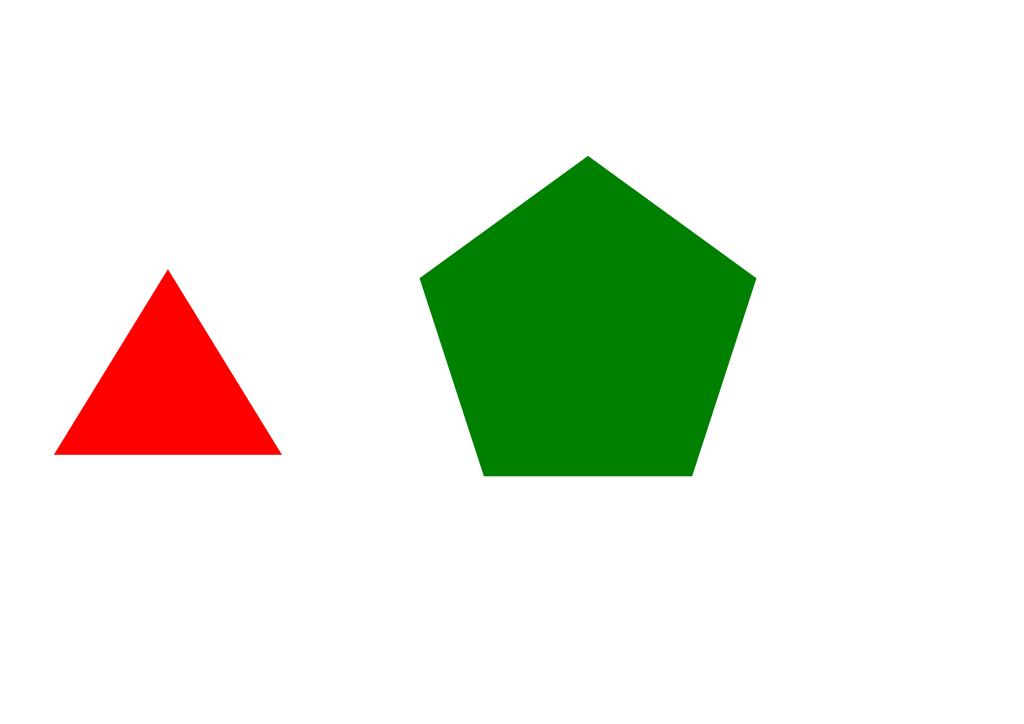
#> input picture task_1a_explore_opencv/Task_1A_Part1/Samples/Sample2.png, 1024 x 724 px
$ python sample.py
#> lines starting #> are read from the running program, lines starting #| are printed output that depends on the picture; after the words box and inside, x2 and y2 are one past the last pixel; in counts of white or black regions, pixels touching at a corner belong together; long printed decimals are rounded
import cv2
#import os
#import imutils
#import numpy as np
def detect(c):
        # initialize the shape name and approximate the contour
        shape = "unidentified"
        peri = cv2.arcLength(c, True)
        approx = cv2.approxPolyDP(c, 0.009 * peri, True)
        cv2.imshow('approx', approx)
        if len(approx) == 3:
            shape = "triangle"
        # if the shape has 4 vertices, it is either a square or
        # a rectangle
        elif len(approx) == 4:
            # compute the bounding box of the contour and use the
            # bounding box to compute the aspect ratio
            (x, y, w, h) = cv2.boundingRect(approx)
            ar = w / float(h)
            # a square will have an aspect ratio that is approximately
            # equal to one, otherwise, the shape is a rectangle
            shape = "square" if ar >= 0.95 and ar <= 1.05 else "rectangle"
        # if the shape is a pentagon, it will have 5 vertices
        elif len(approx) == 5:
            shape = "pentagon"
        elif len(approx) == 6:
            shape = "hexagon"
        # otherwise, we assume the shape is a circle
        else:
            shape = "circle"
        # return the name of the shape
        return shape

image = cv2.imread("Samples/Sample2.png")
#> image is the input picture: shape (724, 1024, 3); mean B, G, R 222.2, 234.9, 229.3
scale_percent = 60 # percent of original size
width = int(image.shape[1] * scale_percent / 100)
#> width = 614
height = int(image.shape[0] * scale_percent / 100)
#> height = 434
dim = (width, height)
#> dim = (614, 434)
resized = cv2.resize(image, dim)
ratio = image.shape[0] / float(resized.shape[0])
#> ratio = 1.67
# convert the resized image to grayscale, blur it slightly,
# and threshold it
gray = cv2.cvtColor(resized, cv2.COLOR_BGR2GRAY)
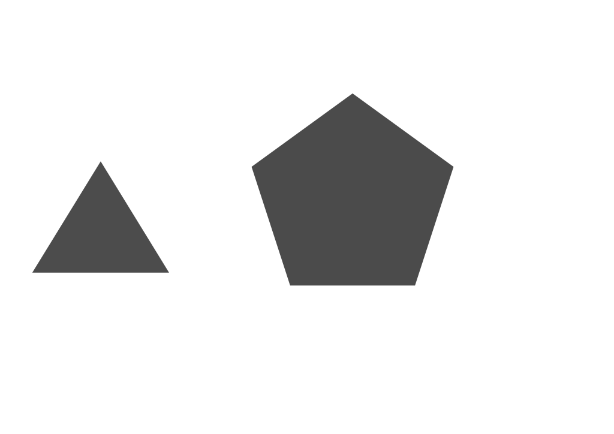
#> gray: shape (434, 614); min 75, max 255, mean 231.8
blurred = cv2.GaussianBlur(gray, (5, 5), 0)
thresh = cv2.threshold(blurred, 140, 255, cv2.THRESH_BINARY_INV)[1]
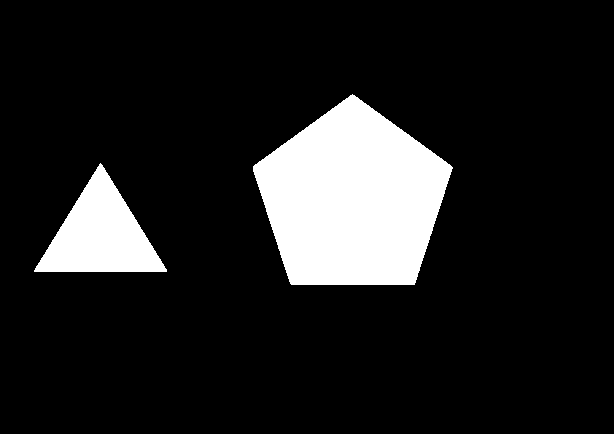
#> thresh: shape (434, 614); 12.8% white; 2 white regions
#cv2.imshow('thresh',thresh)
# find contours in the thresholded image and initialize the
# shape detector
cnts = cv2.findContours(thresh.copy(), cv2.RETR_EXTERNAL,cv2.CHAIN_APPROX_SIMPLE)
#> cnts = 2 contours; box (x1, y1, x2, y2) and area: (253, 94, 453, 285) 26284, (34, 163, 167, 272) 7246
if len(cnts) == 2:
        cnts = cnts[0]

    # if the length of the contours tuple is '3' then we are using
    # either OpenCV v3, v4-pre, or v4-alpha
elif len(cnts) == 3:
        cnts = cnts[1]
for c in cnts :
    M = cv2.moments(c)
    cX = int((M["m10"] / M["m00"]) * ratio)
    cY = int((M["m01"] / M["m00"]) * ratio)
    shape = detect(c)
    # multiply the contour (x, y)-coordinates by the resize ratio,
    # then draw the contours and the name of the shape on the image
    c = c.astype("float")
    c *= ratio
    c = c.astype("int")
    print(shape, cv2.arcLength(c, True),cX, cY)
    cv2.drawContours(image, [c], -1, (0, 255, 0), 5)
    cv2.putText(image, shape, (cX, cY), cv2.FONT_HERSHEY_SIMPLEX,
        0.5, (0, 0, 0), 2)
    # show the output image
    cv2.imshow("Image", image)
    cv2.waitKey(0)
    if cv2.waitKey(0) & 0xFF == ord('q'):
        cv2.destroyAllWindows()
#> this loop made 2 passes; (key q is pressed on pass 1)
#> (cX, cY, shape, peri in detect, approx in detect) on pass 1: (167, 391, 'triangle', 402.7, [[166, 269], [100, 163], [34, 271]])
#> (cX, cY, shape, peri in detect) on pass 2: (587, 331, 'pentagon', 648.5)
#| triangle 676.324 167 391
#| pentagon 1090.695 587 331
#> pass 1, `cv2.imshow("Image", image)`:
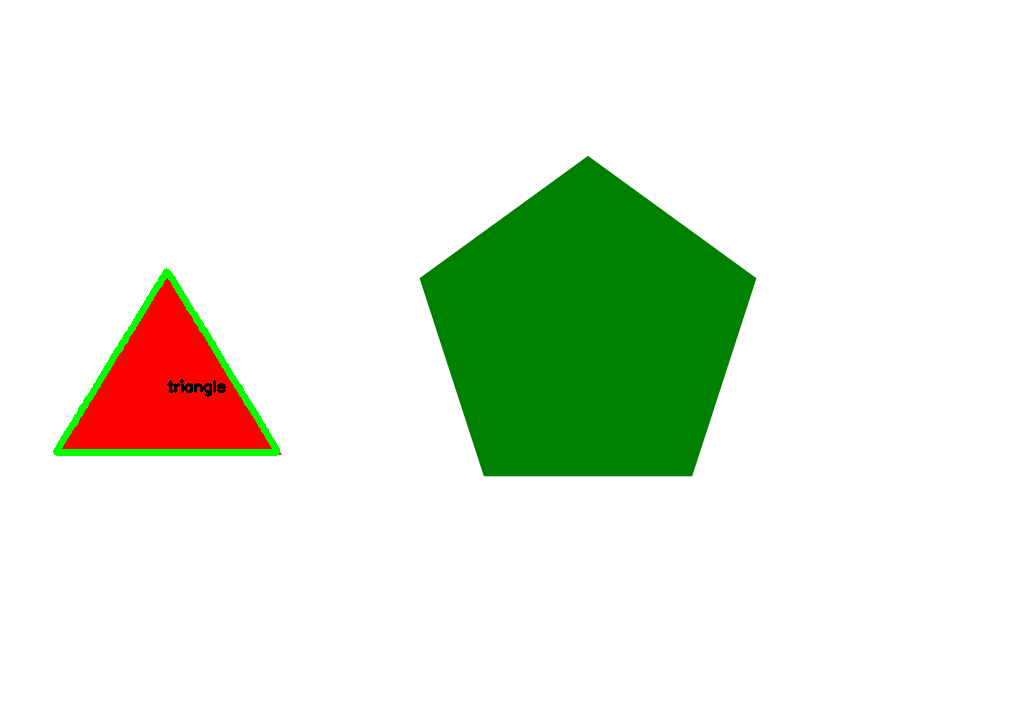
#> window 'Image': shape (724, 1024, 3); mean B, G, R 221.7, 236, 227.7
#> pass 2, `cv2.imshow("Image", image)`:
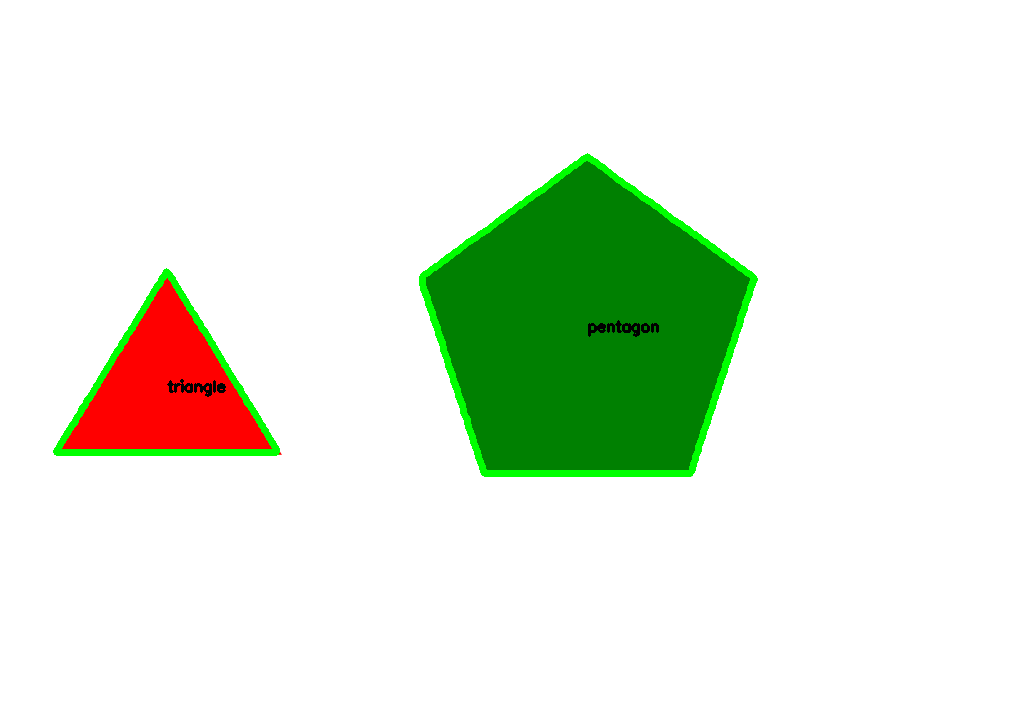
#> window 'Image': shape (724, 1024, 3); mean B, G, R 221, 236.8, 227

$ run again, with task_1a_explore_opencv/Task_1A_Part1/Samples/Sample1.png copied over task_1a_explore_opencv/Task_1A_Part1/Samples/Sample2.png
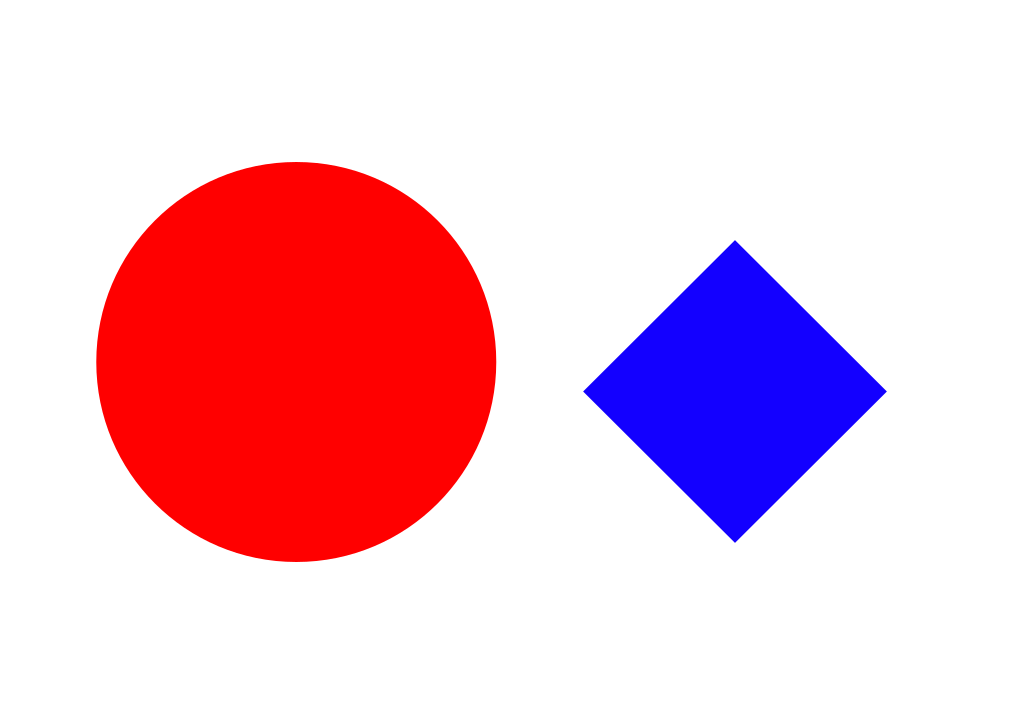
#> input picture task_1a_explore_opencv/Task_1A_Part1/Samples/Sample1.png, 1024 x 724 px
#> image is the input picture: shape (724, 1024, 3); mean B, G, R 211.8, 196, 240.4
#> `thresh = cv2.threshold(blurred, 140, 255, cv2.THRESH_BINARY_INV)[1]`:
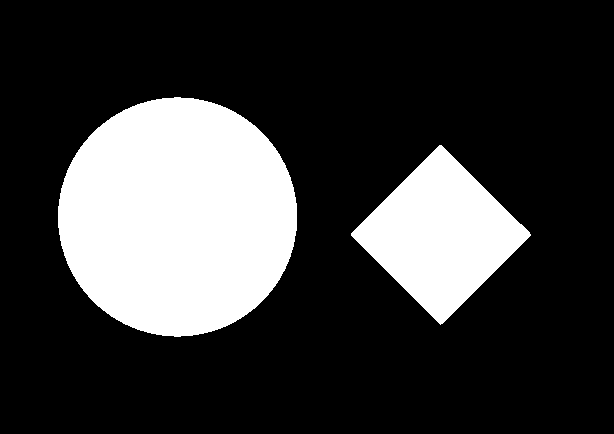
#> thresh: shape (434, 614); 23% white; 2 white regions
#> cnts = 2 contours; box (x1, y1, x2, y2) and area: (58, 97, 297, 337) 44550, (351, 145, 531, 325) 16295
#> the loop `for c in cnts :` made 2 passes; (key q is pressed on pass 1)
#> (cX, cY, shape, peri in detect, approx in detect, x in detect, y in detect, w in detect) on pass 1: (734, 390, 'square', 508.6, [[441, 145], [351, 233], [440, 324], [530, 235]], 351, 145, 180)
#> (printed output is left out)
#> pass 2, `cv2.imshow("Image", image)`:
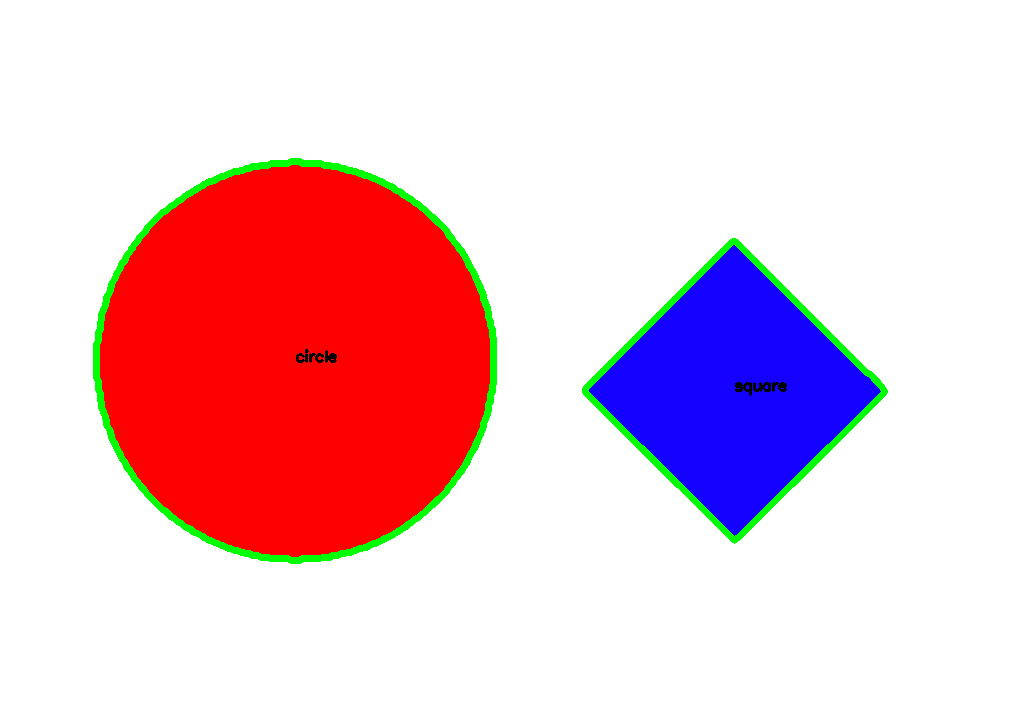
#> window 'Image': shape (724, 1024, 3); mean B, G, R 208.8, 199.1, 236.4
